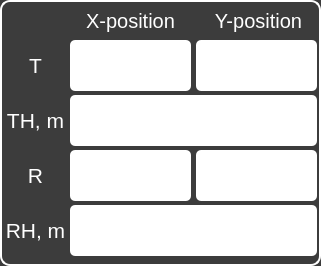
  <widget class="QFrame" name="frame3">
   <property name="geometry">
    <rect>
     <x>910</x>
     <y>1070</y>
     <width>321</width>
     <height>266</height>
    </rect>
   </property>
   <property name="font">
    <font>
     <family>Ubuntu</family>
    </font>
   </property>
   <property name="styleSheet">
    <string notr="true">background:rgb(60, 60, 60);
border-radius: 10px;
border: 2px solid white;</string>
   </property>
   <property name="frameShape">
    <enum>QFrame::StyledPanel</enum>
   </property>
   <property name="frameShadow">
    <enum>QFrame::Raised</enum>
   </property>
   <widget class="QLabel" name="y_3">
    <property name="geometry">
     <rect>
      <x>203</x>
      <y>5</y>
      <width>111</width>
      <height>31</height>
     </rect>
    </property>
    <property name="font">
     <font>
      <family>Ubuntu</family>
      <pointsize>15</pointsize>
     </font>
    </property>
    <property name="styleSheet">
     <string notr="true">color: white;
border: 2px solid rgb(60, 60, 60);</string>
    </property>
    <property name="text">
     <string>Y-position</string>
    </property>
    <property name="alignment">
     <set>Qt::AlignCenter</set>
    </property>
   </widget>
   <widget class="QLabel" name="label_51">
    <property name="geometry">
     <rect>
      <x>5</x>
      <y>205</y>
      <width>61</width>
      <height>51</height>
     </rect>
    </property>
    <property name="font">
     <font>
      <family>Ubuntu</family>
      <pointsize>16</pointsize>
     </font>
    </property>
    <property name="styleSheet">
     <string notr="true">color: white;
border: 2px solid rgb(60, 60, 60);</string>
    </property>
    <property name="text">
     <string>RH, m</string>
    </property>
    <property name="alignment">
     <set>Qt::AlignCenter</set>
    </property>
   </widget>
   <widget class="QLabel" name="x_3">
    <property name="geometry">
     <rect>
      <x>75</x>
      <y>5</y>
      <width>111</width>
      <height>31</height>
     </rect>
    </property>
    <property name="font">
     <font>
      <family>Ubuntu</family>
      <pointsize>15</pointsize>
     </font>
    </property>
    <property name="styleSheet">
     <string notr="true">color: white;
border: 2px solid rgb(60, 60, 60);</string>
    </property>
    <property name="text">
     <string>X-position</string>
    </property>
    <property name="alignment">
     <set>Qt::AlignCenter</set>
    </property>
   </widget>
   <widget class="QLabel" name="label_44">
    <property name="geometry">
     <rect>
      <x>5</x>
      <y>40</y>
      <width>61</width>
      <height>51</height>
     </rect>
    </property>
    <property name="font">
     <font>
      <family>Ubuntu</family>
      <pointsize>16</pointsize>
     </font>
    </property>
    <property name="styleSheet">
     <string notr="true">color: white;
border: 2px solid rgb(60, 60, 60);</string>
    </property>
    <property name="text">
     <string>T</string>
    </property>
    <property name="alignment">
     <set>Qt::AlignCenter</set>
    </property>
   </widget>
   <widget class="QLabel" name="label_50">
    <property name="geometry">
     <rect>
      <x>5</x>
      <y>95</y>
      <width>61</width>
      <height>51</height>
     </rect>
    </property>
    <property name="font">
     <font>
      <family>Ubuntu</family>
      <pointsize>16</pointsize>
     </font>
    </property>
    <property name="styleSheet">
     <string notr="true">color: white;
border: 2px solid rgb(60, 60, 60);</string>
    </property>
    <property name="text">
     <string>TH, m</string>
    </property>
    <property name="alignment">
     <set>Qt::AlignCenter</set>
    </property>
   </widget>
   <widget class="QLabel" name="label_39">
    <property name="geometry">
     <rect>
      <x>5</x>
      <y>150</y>
      <width>61</width>
      <height>51</height>
     </rect>
    </property>
    <property name="font">
     <font>
      <family>Ubuntu</family>
      <pointsize>16</pointsize>
     </font>
    </property>
    <property name="styleSheet">
     <string notr="true">color: white;
border: 2px solid rgb(60, 60, 60);</string>
    </property>
    <property name="text">
     <string>R</string>
    </property>
    <property name="alignment">
     <set>Qt::AlignCenter</set>
    </property>
   </widget>
   <widget class="QLineEdit" name="TH_3">
    <property name="enabled">
     <bool>true</bool>
    </property>
    <property name="geometry">
     <rect>
      <x>70</x>
      <y>95</y>
      <width>247</width>
      <height>51</height>
     </rect>
    </property>
    <property name="font">
     <font>
      <family>Ubuntu Condensed</family>
      <pointsize>24</pointsize>
     </font>
    </property>
    <property name="styleSheet">
     <string notr="true">border: 2px white;
border-radius: 5px;
padding: 0 8px;
background: white;
color: black;</string>
    </property>
    <property name="inputMethodHints">
     <set>Qt::ImhNone</set>
    </property>
    <property name="inputMask">
     <string/>
    </property>
    <property name="maxLength">
     <number>20</number>
    </property>
   </widget>
   <widget class="QLineEdit" name="RH_3">
    <property name="enabled">
     <bool>true</bool>
    </property>
    <property name="geometry">
     <rect>
      <x>70</x>
      <y>205</y>
      <width>247</width>
      <height>51</height>
     </rect>
    </property>
    <property name="font">
     <font>
      <family>Ubuntu Condensed</family>
      <pointsize>24</pointsize>
     </font>
    </property>
    <property name="styleSheet">
     <string notr="true">border: 2px white;
border-radius: 5px;
padding: 0 8px;
background: white;
color: black;</string>
    </property>
    <property name="inputMethodHints">
     <set>Qt::ImhNone</set>
    </property>
    <property name="inputMask">
     <string/>
    </property>
    <property name="maxLength">
     <number>20</number>
    </property>
   </widget>
   <widget class="QLineEdit" name="Tx_3">
    <property name="enabled">
     <bool>true</bool>
    </property>
    <property name="geometry">
     <rect>
      <x>70</x>
      <y>40</y>
      <width>121</width>
      <height>51</height>
     </rect>
    </property>
    <property name="font">
     <font>
      <family>Ubuntu Condensed</family>
      <pointsize>24</pointsize>
     </font>
    </property>
    <property name="styleSheet">
     <string notr="true">border: 2px white;
border-radius: 5px;
padding: 0 8px;
background: white;
color: red;</string>
    </property>
    <property name="inputMethodHints">
     <set>Qt::ImhNone</set>
    </property>
    <property name="inputMask">
     <string/>
    </property>
    <property name="maxLength">
     <number>20</number>
    </property>
   </widget>
   <widget class="QLineEdit" name="Ty_3">
    <property name="enabled">
     <bool>true</bool>
    </property>
    <property name="geometry">
     <rect>
      <x>196</x>
      <y>40</y>
      <width>121</width>
      <height>51</height>
     </rect>
    </property>
    <property name="font">
     <font>
      <family>Ubuntu Condensed</family>
      <pointsize>24</pointsize>
     </font>
    </property>
    <property name="styleSheet">
     <string notr="true">border: 2px white;
border-radius: 5px;
padding: 0 8px;
background: white;
color: red;</string>
    </property>
    <property name="inputMethodHints">
     <set>Qt::ImhNone</set>
    </property>
    <property name="inputMask">
     <string/>
    </property>
    <property name="maxLength">
     <number>20</number>
    </property>
   </widget>
   <widget class="QLineEdit" name="Rx_3">
    <property name="enabled">
     <bool>true</bool>
    </property>
    <property name="geometry">
     <rect>
      <x>70</x>
      <y>150</y>
      <width>121</width>
      <height>51</height>
     </rect>
    </property>
    <property name="font">
     <font>
      <family>Ubuntu Condensed</family>
      <pointsize>24</pointsize>
     </font>
    </property>
    <property name="styleSheet">
     <string notr="true">border: 2px white;
border-radius: 5px;
padding: 0 8px;
background: white;
color: red;</string>
    </property>
    <property name="inputMethodHints">
     <set>Qt::ImhNone</set>
    </property>
    <property name="inputMask">
     <string/>
    </property>
    <property name="maxLength">
     <number>20</number>
    </property>
   </widget>
   <widget class="QLineEdit" name="Ry_3">
    <property name="enabled">
     <bool>true</bool>
    </property>
    <property name="geometry">
     <rect>
      <x>196</x>
      <y>150</y>
      <width>121</width>
      <height>51</height>
     </rect>
    </property>
    <property name="font">
     <font>
      <family>Ubuntu Condensed</family>
      <pointsize>24</pointsize>
     </font>
    </property>
    <property name="styleSheet">
     <string notr="true">border: 2px white;
border-radius: 5px;
padding: 0 8px;
background: white;
color: red;</string>
    </property>
    <property name="inputMethodHints">
     <set>Qt::ImhNone</set>
    </property>
    <property name="inputMask">
     <string/>
    </property>
    <property name="maxLength">
     <number>20</number>
    </property>
   </widget>
  </widget>
